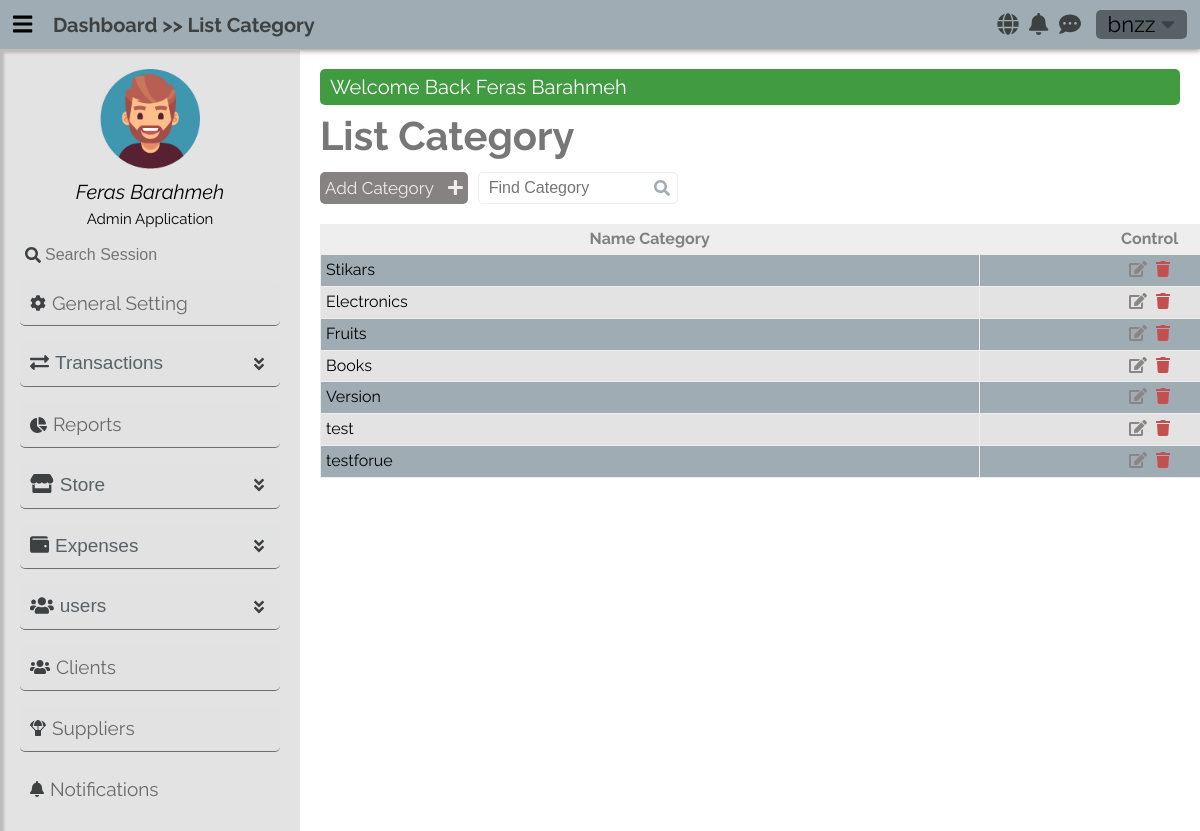
The app's page /productscategories (signed in) with its own data.
### tables this page shows
CREATE TABLE `products_categories` (
  `CategoryId` int(10) UNSIGNED NOT NULL,
  `Name` varchar(30) NOT NULL,
  `Image` varchar(50) DEFAULT NULL
);

### app/controllers/abstractcontroller.php (called while the page is built, shortened)
<?php
abstract class AbstractController
{
    protected $_controller;
    protected $_action;
    public $_info = [];
    protected Template $_template;
    protected Registration $_registry;
    private function mergeInfo(): void
    {
        $dictionaryLanguage = $this->language->getDictionary();
        if (isset($dictionaryLanguage) && !empty($dictionaryLanguage))
            $this->_info = array_merge($this->_info, $dictionaryLanguage);
    }
    protected function _renderView(): void
    {
        $view = VIEWS_PATH .$this->_controller . DS . $this->_action . ".view.php";
        $this->_template->setRegistry($this->_registry);
        $this->_template->setActionViewFile($view);
        $this->_template->setData($this->_info);
        $this->_template->renderFiles();
    }
    public function setTemplate($tem): void
    {
        $this->_template = $tem;
    }
    public function setRegistry($registry): void
    {
        $this->_registry = $registry;
    }
    public function setController(mixed $controller): void
    {
        $this->_controller = $controller;
    }
    public function setAction(mixed $action): void
    {
        $this->_action = $action;
    }
}

### app/controllers/productscategoriescontroller.php (called while the page is built, shortened)
<?php
class ProductsCategoriesController extends AbstractController
{
    public function defaultAction()
    {
        $this->_info["categories"] = ProductCategoriesModel::getAll();
        $this->_renderView();
    }
}

### app/LIB/frontcontroller.php (called while the page is built, shortened)
<?php
class FrontController
{
    private $_controller = "index";
    private $_action = "default";
    private $_params = [];
    private $_template;
    private Registration $_registry;
    public function __construct(Template $tem, Registration $registry, Authentication $authenticated)
    {
        $this->_template = $tem;
        $this->_registry = $registry;
    }
    public function dispatch(): void
    {
        $actionName          = $this->_action . "Action";
        $controller = new $controllerClassName();
        $controller->setController($this->_controller);
        $controller->setAction($this->_action);
        $controller->setParams($this->_params);
        $controller->setTemplate($this->_template);
        $controller->setRegistry($this->_registry);
        $controller->$actionName();
    }
    public function setController(mixed $controller): void
    {
        if (isset($controller) && $controller) {
            $this->_controller = $controller;
        }
    }
}

### public/index.php (called while the page is built, shortened)
<?php
require_once APP_PATH . DS . "LIB" . DS . "autoload.php";
$session = new SessionManager;
$session->start();
$templateParts = require_once ".." . DS . "app" . DS . "config" . DS . "templateconfig.php";
$template       = new Template($templateParts);
$languages      = new Language();
$message        = Messenger::getInstance($session);
$authenticated  = Authentication::getInstance($session);
$registry       = Registration::getInstance();
$registry->session  = $session;
$registry->language = $languages;
$registry->message  = $message;
$frontController = new FrontController($template, $registry, $authenticated);
$frontController->dispatch();

### app/LIB/autoload.php (called while the page is built, shortened)
<?php
class  AutoLoad {
    public static function autoLoad($className)
    {
        $className = str_replace("APP", '', $className);
        $className = strtolower($className) . ".php" ;
    }
}

### app/LIB/database/databasehandler.php (called while the page is built, shortened)
<?php
abstract class DatabaseHandler
{
    public static function factory():  PDODatabaseHandler | MySQLiDatabaseHandler
    {
        $driver = DATABASE_CONN_DRIVER;
        if ($driver == self::DATABASE_DRIVER_POD) {
            return PDODatabaseHandler::getInstance();
        } elseif ($driver == self::DATABASE_DRIVER_MYSQLI) {
            return MySQLiDatabaseHandler::getInstance();
        }
        return PDODatabaseHandler::getInstance();
    }
}

### app/LIB/database/pdodatabasehandler.php (called while the page is built, shortened)
<?php
class PDODatabaseHandler extends DatabaseHandler
{
    private static $_instance;
    private static $_handler;
    public function __call($name, $arguments)
    {
        return call_user_func_array(array(&self::$_handler, $name), $arguments);
    }
    protected static function init()
    {
        try {
            self::$_handler = new \PDO(
                'mysql:hostname=' . DATABASE_HOST_NAME . ';dbname=' . DATABASE_DB_NAME,
                DATABASE_USER_NAME, DATABASE_PASSWORD, array(
                    \PDO::ATTR_ERRMODE => \PDO::ERRMODE_WARNING,
                    \PDO::MYSQL_ATTR_INIT_COMMAND => 'SET NAMES utf8'
                )
            );
        } catch (\PDOException $e) {
        }
    }
    public static function getInstance(): PDODatabaseHandler
    {
        if(self::$_instance === null) {
            self::$_instance = new self();
        }
        return self::$_instance;
    }
}

### app/models/abstractmodel.php (called while the page is built, shortened)
<?php
class AbstractModel
{
    public static function getAll(): bool|\ArrayIterator
    {
        $query = "SELECT * FROM " . static::$tableName;
        $stmt = DatabaseHandler::factory()->prepare($query);
        $stmt->execute();
        if (method_exists(get_called_class(), "__construct")) {
            $results = $stmt->fetchAll(
                \PDO::FETCH_CLASS | \PDO::FETCH_PROPS_LATE,
                get_called_class(),
                array_keys(static::$tableSchema)
            );
        }
        else {
            $results = $stmt->fetchAll(\PDO::FETCH_CLASS , get_called_class());
        }
        if ((is_array($results) && !empty($results)))  {
            return new \ArrayIterator($results);
        }
        return false;
    }
}

### app/views/productscategories/default.view.php (the view, shortened to what this page needs)
<h1 class="title-header"><?= $title_header ?></h1>
<div class="header-option flex mt-10">
    <a href="/productscategories/add" class="add-user"><?= $text_content_add_category ?> <i class="fa fa-plus ml-10"></i></a>
    <div class="search">
        <label for="find-user"></label><input type="search" id="find-user"  placeholder="<?= $text_content_search_category ?>">
        <i class="fa fa-search lens"></i>
    </div>
</div>
    <div class="container-table responsive-table mt-20" id="employees-table">
        <table class="">
            <thead>
                <tr>
                    <th><?= $text_table_name_category ?></th>
                    <th><?= $text_table_control ?></th>
                </tr>
            </thead>
            <tbody>
                <?php
                    if (! empty($categories)) {
                        foreach ($categories as $category) {
                            ?>
                                <tr class="row-each-employee">
                                    <td class="name-user-row"><?= $category->Name ?></td>
                                    <td class="controller-btns">
                                        <a href="/productscategories/edit/<?= $category->CategoryId ?>">
                                            <i class="fa fa-edit" aria-hidden="true"></i>
                                        </a>
                                        <span class="pop-on-click danger-style cursor-pointer"><i class="fa fa-trash" aria-hidden="true"></i></span>
                                    </td>
                                </tr>
                            <?php
                        }
                    }
                ?>
            </tbody>
        </table>
    </div>

### app/LIB/template/Template.php (shortened to what this page needs)
<?php
class Template
{
    private $_templateParts;
    private $_actionView;
    public function __construct(array $templateParts)
    {
        $this->_templateParts = $templateParts;
    }
    public function setActionViewFile($file): void
    {
        $this->_actionView = $file;
    }
    private function setTemplateHeaderStart(): void
    {
        require_once TEMPLATE_PATH . "templateheaderstart.php";
    }
    private function setTemplateHeaderEnd(): void
    {
        require_once TEMPLATE_PATH . "templateheaderend.php";
    }
    private function ifKeyTemplatePartExist($nameKey): bool
    {
        return array_key_exists($nameKey, $this->_templateParts);
    }
    private function requireFiles($parts): void
    {
        foreach ($parts as $partKey => $partValue) {
            if ($partKey === NAME_VIEW_TEMPLATE_KEY) {
                require_once $this->_actionView;
            }
            else  {
                require_once $partValue;
            }
        }
    }
    private function renderTemplateFiles(): void
    {
        if ($this->ifKeyTemplatePartExist(NAME_TEMPLATE_BLOCK_KEY)) {
            $parts = $this->_templateParts[NAME_TEMPLATE_BLOCK_KEY];
            if(! empty($parts)) {
                $this->requireFiles($parts);
            }
        } else {
            trigger_error("Name Template Key Not Found", E_USER_WARNING);
        }
    }
    private function generateLinksTags($resources, &$links, $type="css"): void
    {
        if (!empty($resources)) {
            foreach ($resources as $resourceKey => $resourceValue) {
                if ($type === "css")
                    $links .=  '<link rel="stylesheet" href="' . $resourceValue .'">';
                else
                    $links .= '<script src="' . $resourceValue. '" ></script>';
            }
        }
    }
    private function renderHeaderResources(): void
    {
        if ($this->ifKeyTemplatePartExist(NAME_TEMPLATE_HEADER_RESOURCES)) {
            $resources = $this->_templateParts[NAME_TEMPLATE_HEADER_RESOURCES];
            $links = '';
            if(! empty($resources)) {
                $css = $resources["css"];
                $this->generateLinksTags($css, $links, "css");
                $js = $resources["js"];
                $this->generateLinksTags($js, $links, "js");
            }
            echo $links;
        }
        else {
            trigger_error("Name Template Key Not Found ( " . NAME_TEMPLATE_HEADER_RESOURCES . ')', E_USER_WARNING);
        }
    }
    private function setTemplateFooter(): void
    {
        require_once TEMPLATE_PATH . "tempaltefooter.php";
    }
    public function renderFiles(): void
    {
        $this->renderHeaderResources();
        $this->renderTemplateFiles();
    }
}

### public/css/en/main.css (style rules this page uses)
* { margin: 0; padding: 0; border: 0; outline: none; line-height: 1.3; font-size: 1em; -webkit-transition: all 500ms; -moz-transition: all 500ms; -o-transition: all 500ms; transition: all 500ms; }
body { height: 74vh; background-color: var(--bg-black-30); font-family: 'Raleway', sans-serif; }
h1, h2, h3, h4, h5 { margin: 0; padding: 0; }
a { text-decoration: none; }
:root body { --bg-black-900 : #3E4142; --bg-black-100 : #9FACB3; --bg-black-70 : #E3E3E3; --bg-black-50 : #D6E8F0; --bg-black-30 : #ffffff; --text-black-900 : #586266; --text-black-700 : #3E4142; }
h1.title-header { font-size: 40px; color: #777; }
.container-table { width: 100%; min-width: 1000px; }
.container-table table { border-spacing: unset; transition: all 3s ease-in-out; width: 100%; }
.container-table table td, .container-table table th { padding: 5px ; white-space: nowrap; }
.container-table table thead th { background-color: #EEE; color: gray; font-size: 16px; }
.container-table table tbody tr { opacity: 1; transition: opacity .3s ease-in-out; }
.container-table table tbody tr:nth-child(odd) { background-color: var(--bg-black-100); }
.container-table table tbody tr:nth-child(even) { background-color: var(--bg-black-70); }
.container-table table tbody td { border-bottom: 1px solid #eee; border-left: 1px solid #eee; transition: all .3s ease-in-out; }
.container-table table tbody td:last-child { border-right: 1px solid #eee; }
.container-table table tbody .controller-btns { text-align: center; }
.container-table table tbody .controller-btns a { color: #8b8686; }
.container-table table tbody .controller-btns a:not(:last-child) { margin-right: 5px; }
.container-table table tbody .controller-btns span.danger-style { color: var(--danger-color-300); }

### public/css/shortcut.css (style rules this page uses)
:root { --danger-color-900: red; --danger-color-700: #c82d2d; --danger-color-500: #c13a3a; --danger-color-300: #c34f4f; --success-color-900: green; --success-color-700: #0a800a; --success-color-500: #178717; --success-color-300: #419b41; --info-color-900: blue; --info-color-700: #1212d1; --info-color-500: #1f1fa9; --info-color-300: #3939a0; --waring-color-900: #e1e112; --waring-color-700: #d8d827; --waring-color-500: #b7b730; --waring-color-300: #abab42; }
.flex { display: flex; }
.mt-10 { margin-top: 10px; }
.mt-20 { margin-top: 20px; }
.ml-10 { margin-left: 10px; }
.responsive-table { overflow-x: auto; }
.cursor-pointer { cursor: pointer; }

### public/css/en/user.css (style rules this page uses)
.header-option { align-items: center; }
.header-option a { background-color: #878282; color: #EEEEEE; border-radius: 5px; cursor: pointer; padding-right: 14px; font-size: 17px; transition: .3s ease-in-out; }
.header-option .search { margin-left: 10px; position: relative; }
.header-option .search input { border: 1px solid #eee; padding: 5px 10px; border-radius: 5px; width: 200px; transition: width .3s ease-in-out; }
.header-option .search .lens { color: var(--bg-black-100); position: absolute; right: 8px; top: 27%; display: block; }

### public/css/en/employee.css (style rules this page uses)
.header-option { align-items: center; }
.header-option a { background-color: #878282; color: #EEEEEE; padding: 5px; border-radius: 5px; cursor: pointer; font-size: 17px; }
.header-option .search { margin-left: 10px; position: relative; }
.header-option .search input { border: 1px solid #eee; padding: 5px 10px; border-radius: 5px; width: 200px; transition: width .3s ease-in-out; }
.header-option .search .lens { color: var(--bg-black-100); position: absolute; right: 8px; top: 27%; display: block; }

### records on screen
products_categories: Name "Stikars"
products_categories: Name "Electronics"
products_categories: Name "Fruits"
products_categories: Name "Books"
products_categories: Name "Version"
products_categories: Name "test"
products_categories: Name "testforue"

### other values on screen
$message[0] "Welcome Back Feras Barahmeh"
